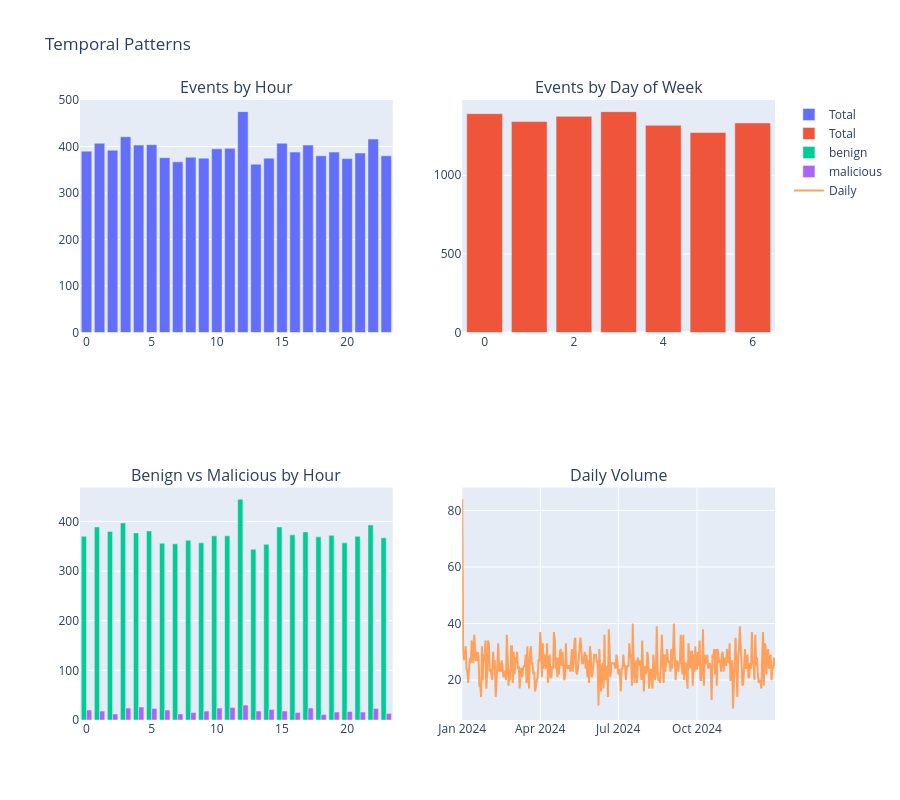

The cell this chart's notebook holds for it:
### Markdown cell above
## 5. Exploratory Data Analysis

### 5.1 Temporal Patterns

### Code cell
clean_df['hour'] = clean_df['event_timestamp'].dt.hour
clean_df['day_of_week'] = clean_df['event_timestamp'].dt.dayofweek
clean_df['date'] = clean_df['event_timestamp'].dt.date

fig = make_subplots(rows=2, cols=2, subplot_titles=(
    'Events by Hour', 'Events by Day of Week',
    'Benign vs Malicious by Hour', 'Daily Volume'))

hourly = clean_df.groupby('hour').size()
fig.add_trace(go.Bar(x=hourly.index, y=hourly.values, name='Total'), row=1, col=1)

dow = clean_df.groupby('day_of_week').size()
fig.add_trace(go.Bar(x=dow.index, y=dow.values, name='Total'), row=1, col=2)

hl = clean_df.groupby(['hour', 'label']).size().unstack(fill_value=0)
for col in hl.columns:
    fig.add_trace(go.Bar(x=hl.index, y=hl[col], name=col), row=2, col=1)

daily = clean_df.groupby('date').size()
fig.add_trace(go.Scatter(x=daily.index, y=daily.values, mode='lines', name='Daily'), row=2, col=2)

fig.update_layout(height=800, showlegend=True, title_text='Temporal Patterns')
fig.show()

### Figure 1 — Plotly figure (JSON) as saved in the notebook; plotly's stock layout.template omitted (floating-point values rounded to 4 significant figures; data arrays with more than 128 entries replaced by an {"elided": "..."} marker saying what was removed)
{"data": [{"name": "Total", "type": "bar", "x": [0, 1, 2, 3, 4, 5, 6, 7, 8, 9, 10, 11, 12, 13, 14, 15, 16, 17, 18, 19, 20, 21, 22, 23], "xaxis": "x", "y": [390, 407, 392, 421, 403, 404, 376, 367, 377, 375, 395, 396, 475, 362, 375, 407, 388, 403, 380, 388, 374, 386, 416, 380], "yaxis": "y"}, {"name": "Total", "type": "bar", "x": [0, 1, 2, 3, 4, 5, 6], "xaxis": "x2", "y": [1392, 1342, 1375, 1405, 1318, 1272, 1333], "yaxis": "y2"}, {"name": "benign", "type": "bar", "x": [0, 1, 2, 3, 4, 5, 6, 7, 8, 9, 10, 11, 12, 13, 14, 15, 16, 17, 18, 19, 20, 21, 22, 23], "xaxis": "x3", "y": [370, 389, 380, 397, 377, 381, 356, 355, 362, 357, 371, 371, 445, 344, 354, 389, 373, 379, 369, 372, 357, 370, 393, 367], "yaxis": "y3"}, {"name": "malicious", "type": "bar", "x": [0, 1, 2, 3, 4, 5, 6, 7, 8, 9, 10, 11, 12, 13, 14, 15, 16, 17, 18, 19, 20, 21, 22, 23], "xaxis": "x3", "y": [20, 18, 12, 24, 26, 23, 20, 12, 15, 18, 24, 25, 30, 18, 21, 18, 15, 24, 11, 16, 17, 16, 23, 13], "yaxis": "y3"}, {"mode": "lines", "name": "Daily", "type": "scatter", "x": {"elided": "366 str values"}, "xaxis": "x4", "y": {"elided": "366 int values"}, "yaxis": "y4"}], "layout": {"annotations": [{"font": {"size": 16}, "showarrow": false, "text": "Events by Hour", "x": 0.225, "xanchor": "center", "xref": "paper", "y": 1, "yanchor": "bottom", "yref": "paper"}, {"font": {"size": 16}, "showarrow": false, "text": "Events by Day of Week", "x": 0.775, "xanchor": "center", "xref": "paper", "y": 1, "yanchor": "bottom", "yref": "paper"}, {"font": {"size": 16}, "showarrow": false, "text": "Benign vs Malicious by Hour", "x": 0.225, "xanchor": "center", "xref": "paper", "y": 0.375, "yanchor": "bottom", "yref": "paper"}, {"font": {"size": 16}, "showarrow": false, "text": "Daily Volume", "x": 0.775, "xanchor": "center", "xref": "paper", "y": 0.375, "yanchor": "bottom", "yref": "paper"}], "height": 800, "showlegend": true, "title": {"text": "Temporal Patterns"}, "xaxis": {"anchor": "y", "domain": [0, 0.45]}, "xaxis2": {"anchor": "y2", "domain": [0.55, 1]}, "xaxis3": {"anchor": "y3", "domain": [0, 0.45]}, "xaxis4": {"anchor": "y4", "domain": [0.55, 1]}, "yaxis": {"anchor": "x", "domain": [0.625, 1]}, "yaxis2": {"anchor": "x2", "domain": [0.625, 1]}, "yaxis3": {"anchor": "x3", "domain": [0, 0.375]}, "yaxis4": {"anchor": "x4", "domain": [0, 0.375]}}}
